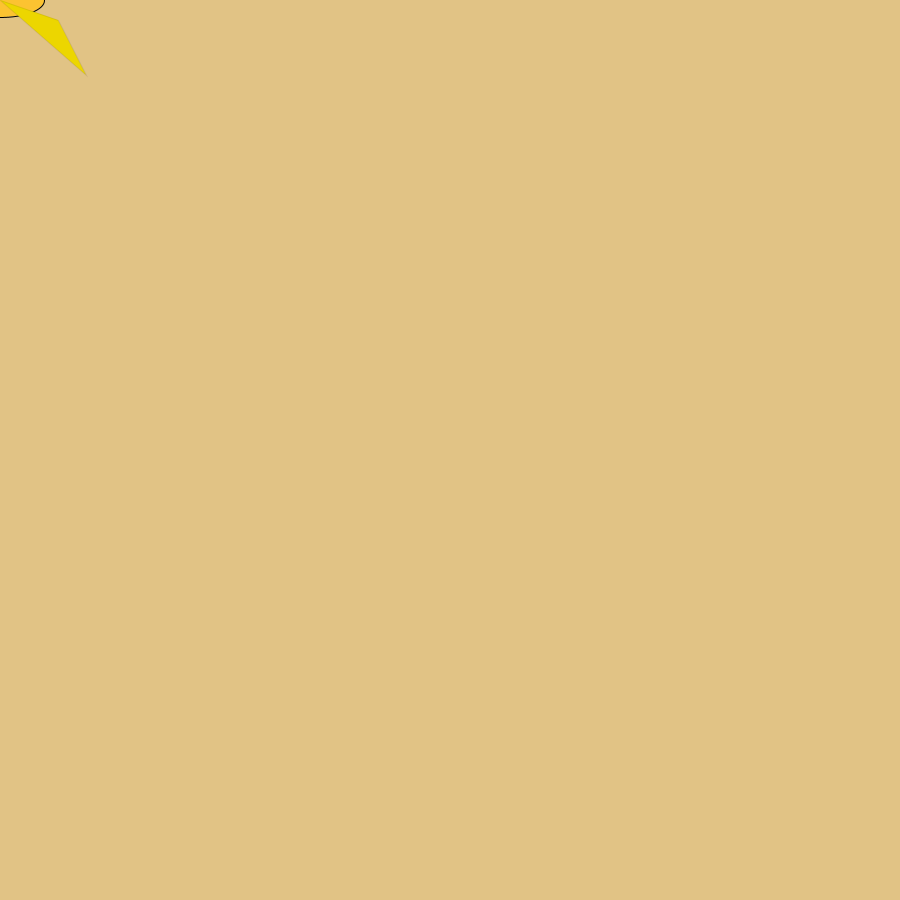
Frame 1 (no input)
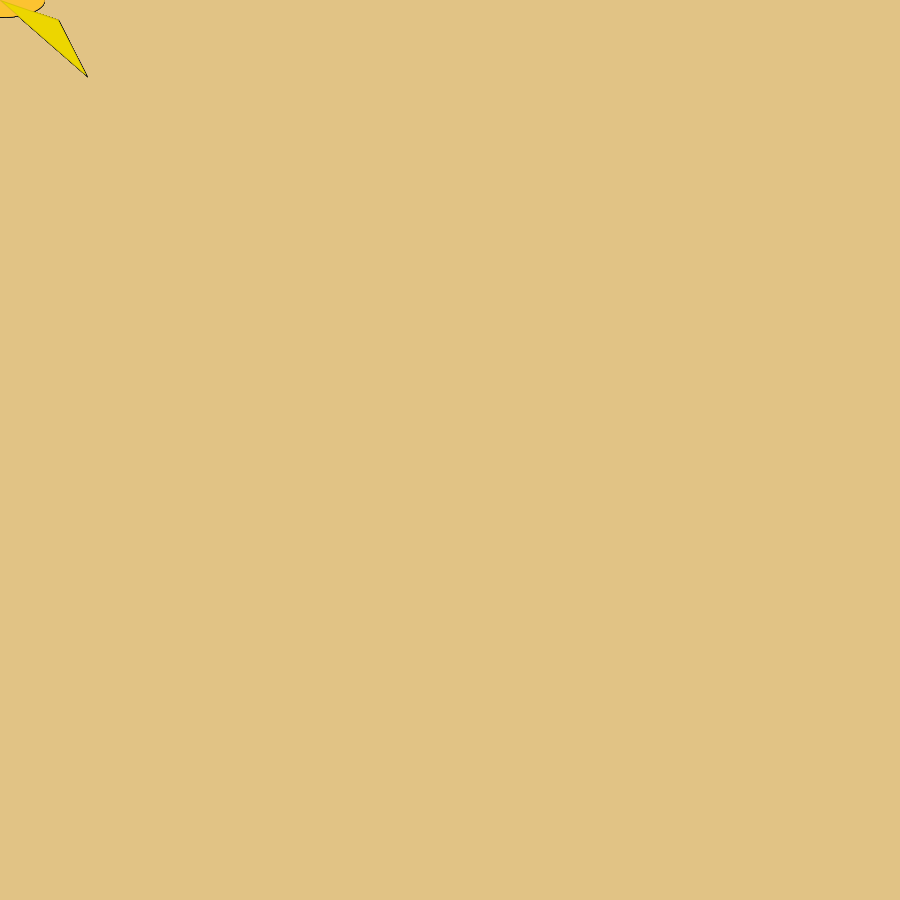
Frame 60 (the mouse pressed at the canvas centre just before this capture)
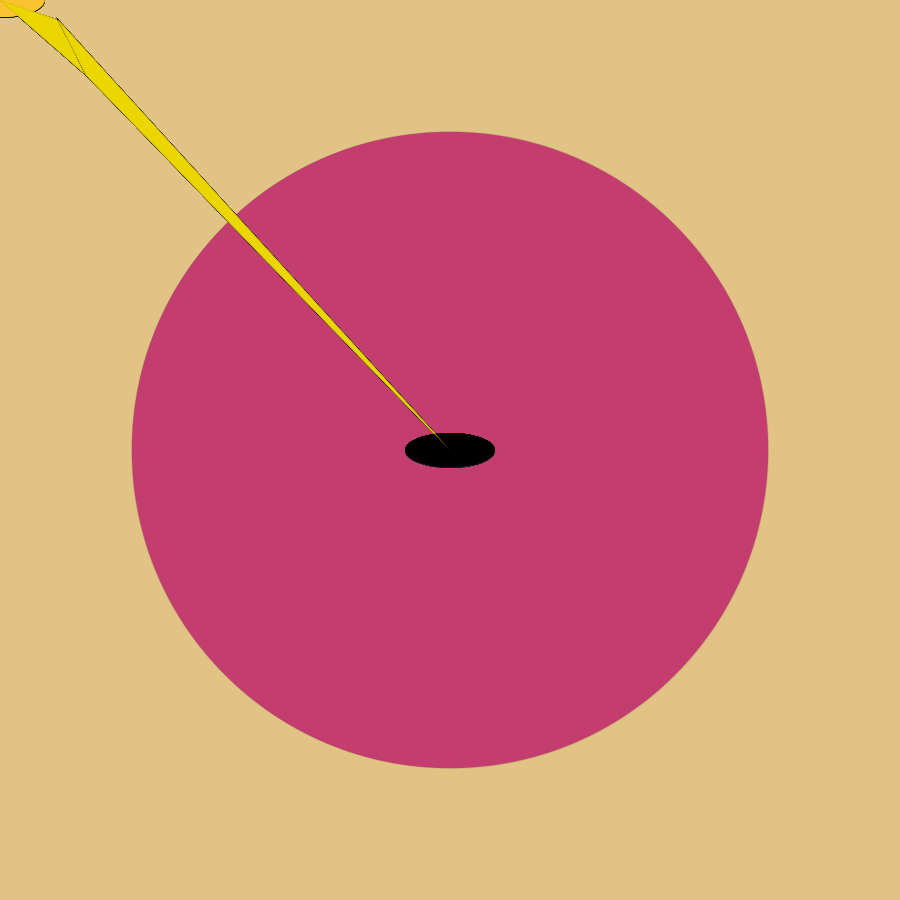
Frame 120 (the mouse held since frame 60 and released just before this capture)

The Processing sketch that drew these frames (run headless with seeded random() and noise(); from frame 60 on, the mouse is pressed at the canvas centre):

// Processing sketch: processing_107560
// ── processing_107560.pde

void setup(){
  size(900,900);
  background(225,195,133);
}

void draw(){
  if(mousePressed){
    fill(0);
  }
  else{
    fill(252,195,49);
  }
  ellipse(mouseX,mouseY,89,34);
    //line(mouseX,mouseY,89,34);
 
  float vel=0;
    vel=dist(mouseX,mouseY,pmouseX,pmouseY);
    stroke(20,25);
    fill(195,62,111);
    ellipse(mouseX,mouseY,vel,vel);
    fill(236,214,0);
    triangle(mouseX, mouseY, 58, 20, 86, 75);

  }
